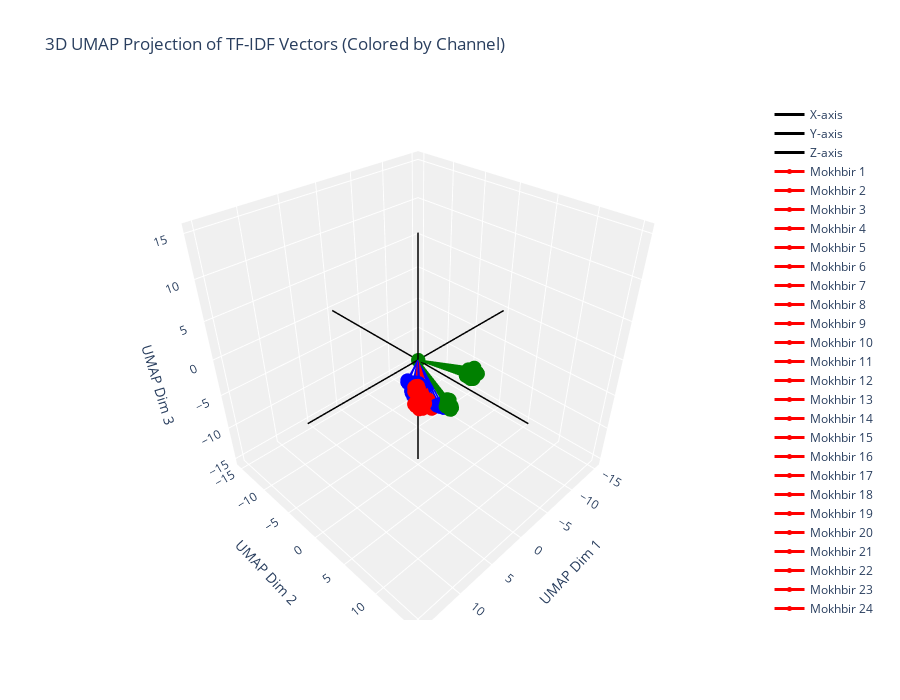

Notebook source saved alongside this figure:
### Code cell
plot_3d_vectors(X_umap, labels=labels, colors=colors, title="3D UMAP Projection of TF-IDF Vectors (Colored by Channel)")

### Figure 1 — Plotly figure (JSON) as saved in the notebook; plotly's stock layout.template omitted (floating-point values rounded to 4 significant figures)
{"data": [{"line": {"color": "black", "width": 3}, "mode": "lines", "name": "X-axis", "type": "scatter3d", "x": [-15.09, 15.09], "y": [0, 0], "z": [0, 0]}, {"line": {"color": "black", "width": 3}, "mode": "lines", "name": "Y-axis", "type": "scatter3d", "x": [0, 0], "y": [-15.09, 15.09], "z": [0, 0]}, {"line": {"color": "black", "width": 3}, "mode": "lines", "name": "Z-axis", "type": "scatter3d", "x": [0, 0], "y": [0, 0], "z": [-15.09, 15.09]}, {"line": {"color": "red", "width": 3}, "marker": {"color": "red", "size": 5}, "mode": "lines+markers", "name": "Mokhbir 1", "type": "scatter3d", "x": [0, 9.775], "y": [0, 10.05], "z": [0, 5.631]}, {"line": {"color": "red", "width": 3}, "marker": {"color": "red", "size": 5}, "mode": "lines+markers", "name": "Mokhbir 2", "type": "scatter3d", "x": [0, 10.66], "y": [0, 10.18], "z": [0, 5.777]}, {"line": {"color": "red", "width": 3}, "marker": {"color": "red", "size": 5}, "mode": "lines+markers", "name": "Mokhbir 3", "type": "scatter3d", "x": [0, 8.365], "y": [0, 8.181], "z": [0, 4.723]}, {"line": {"color": "red", "width": 3}, "marker": {"color": "red", "size": 5}, "mode": "lines+markers", "name": "Mokhbir 4", "type": "scatter3d", "x": [0, 10.5], "y": [0, 10.62], "z": [0, 5.524]}, {"line": {"color": "red", "width": 3}, "marker": {"color": "red", "size": 5}, "mode": "lines+markers", "name": "Mokhbir 5", "type": "scatter3d", "x": [0, 9.178], "y": [0, 10.24], "z": [0, 5.226]}, {"line": {"color": "red", "width": 3}, "marker": {"color": "red", "size": 5}, "mode": "lines+markers", "name": "Mokhbir 6", "type": "scatter3d", "x": [0, 7.648], "y": [0, 7.152], "z": [0, 4.298]}, {"line": {"color": "red", "width": 3}, "marker": {"color": "red", "size": 5}, "mode": "lines+markers", "name": "Mokhbir 7", "type": "scatter3d", "x": [0, 9.208], "y": [0, 10.69], "z": [0, 5.209]}, {"line": {"color": "red", "width": 3}, "marker": {"color": "red", "size": 5}, "mode": "lines+markers", "name": "Mokhbir 8", "type": "scatter3d", "x": [0, 9.058], "y": [0, 10.63], "z": [0, 5.074]}, {"line": {"color": "red", "width": 3}, "marker": {"color": "red", "size": 5}, "mode": "lines+markers", "name": "Mokhbir 9", "type": "scatter3d", "x": [0, 7.982], "y": [0, 7.485], "z": [0, 4.163]}, {"line": {"color": "red", "width": 3}, "marker": {"color": "red", "size": 5}, "mode": "lines+markers", "name": "Mokhbir 10", "type": "scatter3d", "x": [0, 7.185], "y": [0, 7.12], "z": [0, 4.188]}, {"line": {"color": "red", "width": 3}, "marker": {"color": "red", "size": 5}, "mode": "lines+markers", "name": "Mokhbir 11", "type": "scatter3d", "x": [0, 7.554], "y": [0, 7.531], "z": [0, 4.001]}, {"line": {"color": "red", "width": 3}, "marker": {"color": "red", "size": 5}, "mode": "lines+markers", "name": "Mokhbir 12", "type": "scatter3d", "x": [0, 9.334], "y": [0, 11.14], "z": [0, 5.341]}, {"line": {"color": "red", "width": 3}, "marker": {"color": "red", "size": 5}, "mode": "lines+markers", "name": "Mokhbir 13", "type": "scatter3d", "x": [0, 7.641], "y": [0, 8.017], "z": [0, 3.791]}, {"line": {"color": "red", "width": 3}, "marker": {"color": "red", "size": 5}, "mode": "lines+markers", "name": "Mokhbir 14", "type": "scatter3d", "x": [0, 10.05], "y": [0, 10.46], "z": [0, 5.66]}, {"line": {"color": "red", "width": 3}, "marker": {"color": "red", "size": 5}, "mode": "lines+markers", "name": "Mokhbir 15", "type": "scatter3d", "x": [0, 9.597], "y": [0, 10.6], "z": [0, 5.235]}, {"line": {"color": "red", "width": 3}, "marker": {"color": "red", "size": 5}, "mode": "lines+markers", "name": "Mokhbir 16", "type": "scatter3d", "x": [0, 7.202], "y": [0, 7.268], "z": [0, 3.961]}, {"line": {"color": "red", "width": 3}, "marker": {"color": "red", "size": 5}, "mode": "lines+markers", "name": "Mokhbir 17", "type": "scatter3d", "x": [0, 7.854], "y": [0, 7.723], "z": [0, 4.582]}, {"line": {"color": "red", "width": 3}, "marker": {"color": "red", "size": 5}, "mode": "lines+markers", "name": "Mokhbir 18", "type": "scatter3d", "x": [0, 10.49], "y": [0, 10.59], "z": [0, 5.372]}, {"line": {"color": "red", "width": 3}, "marker": {"color": "red", "size": 5}, "mode": "lines+markers", "name": "Mokhbir 19", "type": "scatter3d", "x": [0, 8.138], "y": [0, 7.685], "z": [0, 4.459]}, {"line": {"color": "red", "width": 3}, "marker": {"color": "red", "size": 5}, "mode": "lines+markers", "name": "Mokhbir 20", "type": "scatter3d", "x": [0, 10.76], "y": [0, 10.44], "z": [0, 5.802]}, {"line": {"color": "red", "width": 3}, "marker": {"color": "red", "size": 5}, "mode": "lines+markers", "name": "Mokhbir 21", "type": "scatter3d", "x": [0, 9.237], "y": [0, 10.91], "z": [0, 4.878]}, {"line": {"color": "red", "width": 3}, "marker": {"color": "red", "size": 5}, "mode": "lines+markers", "name": "Mokhbir 22", "type": "scatter3d", "x": [0, 9.128], "y": [0, 10.75], "z": [0, 4.913]}, {"line": {"color": "red", "width": 3}, "marker": {"color": "red", "size": 5}, "mode": "lines+markers", "name": "Mokhbir 23", "type": "scatter3d", "x": [0, 8.09], "y": [0, 7.929], "z": [0, 4.411]}, {"line": {"color": "red", "width": 3}, "marker": {"color": "red", "size": 5}, "mode": "lines+markers", "name": "Mokhbir 24", "type": "scatter3d", "x": [0, 9.852], "y": [0, 10.66], "z": [0, 5.673]}, {"line": {"color": "red", "width": 3}, "marker": {"color": "red", "size": 5}, "mode": "lines+markers", "name": "Mokhbir 25", "type": "scatter3d", "x": [0, 9.058], "y": [0, 10.25], "z": [0, 5.215]}, {"line": {"color": "red", "width": 3}, "marker": {"color": "red", "size": 5}, "mode": "lines+markers", "name": "Mokhbir 26", "type": "scatter3d", "x": [0, 10.66], "y": [0, 10.38], "z": [0, 5.901]}, {"line": {"color": "red", "width": 3}, "marker": {"color": "red", "size": 5}, "mode": "lines+markers", "name": "Mokhbir 27", "type": "scatter3d", "x": [0, 10.11], "y": [0, 10.37], "z": [0, 5.762]}, {"line": {"color": "red", "width": 3}, "marker": {"color": "red", "size": 5}, "mode": "lines+markers", "name": "Mokhbir 28", "type": "scatter3d", "x": [0, 9.392], "y": [0, 10.19], "z": [0, 5.58]}, {"line": {"color": "red", "width": 3}, "marker": {"color": "red", "size": 5}, "mode": "lines+markers", "name": "Mokhbir 29", "type": "scatter3d", "x": [0, 8.293], "y": [0, 8.137], "z": [0, 4.621]}, {"line": {"color": "red", "width": 3}, "marker": {"color": "red", "size": 5}, "mode": "lines+markers", "name": "Mokhbir 30", "type": "scatter3d", "x": [0, 9.074], "y": [0, 9.913], "z": [0, 5.069]}, {"line": {"color": "red", "width": 3}, "marker": {"color": "red", "size": 5}, "mode": "lines+markers", "name": "Mokhbir 31", "type": "scatter3d", "x": [0, 10.18], "y": [0, 10.63], "z": [0, 5.753]}, {"line": {"color": "red", "width": 3}, "marker": {"color": "red", "size": 5}, "mode": "lines+markers", "name": "Mokhbir 32", "type": "scatter3d", "x": [0, 10.37], "y": [0, 10.72], "z": [0, 5.852]}, {"line": {"color": "red", "width": 3}, "marker": {"color": "red", "size": 5}, "mode": "lines+markers", "name": "Mokhbir 33", "type": "scatter3d", "x": [0, 7.616], "y": [0, 7.303], "z": [0, 4.504]}, {"line": {"color": "red", "width": 3}, "marker": {"color": "red", "size": 5}, "mode": "lines+markers", "name": "Mokhbir 34", "type": "scatter3d", "x": [0, 10.59], "y": [0, 10.29], "z": [0, 5.967]}, {"line": {"color": "red", "width": 3}, "marker": {"color": "red", "size": 5}, "mode": "lines+markers", "name": "Mokhbir 35", "type": "scatter3d", "x": [0, 9.226], "y": [0, 10.46], "z": [0, 5.012]}, {"line": {"color": "red", "width": 3}, "marker": {"color": "red", "size": 5}, "mode": "lines+markers", "name": "Mokhbir 36", "type": "scatter3d", "x": [0, 9.656], "y": [0, 9.792], "z": [0, 5.431]}, {"line": {"color": "red", "width": 3}, "marker": {"color": "red", "size": 5}, "mode": "lines+markers", "name": "Mokhbir 37", "type": "scatter3d", "x": [0, 9.62], "y": [0, 10.43], "z": [0, 5.393]}, {"line": {"color": "red", "width": 3}, "marker": {"color": "red", "size": 5}, "mode": "lines+markers", "name": "Mokhbir 38", "type": "scatter3d", "x": [0, 10.71], "y": [0, 10.3], "z": [0, 5.976]}, {"line": {"color": "red", "width": 3}, "marker": {"color": "red", "size": 5}, "mode": "lines+markers", "name": "Mokhbir 39", "type": "scatter3d", "x": [0, 8.972], "y": [0, 10.5], "z": [0, 5.015]}, {"line": {"color": "red", "width": 3}, "marker": {"color": "red", "size": 5}, "mode": "lines+markers", "name": "Mokhbir 40", "type": "scatter3d", "x": [0, 7.82], "y": [0, 7.503], "z": [0, 4.597]}, {"line": {"color": "red", "width": 3}, "marker": {"color": "red", "size": 5}, "mode": "lines+markers", "name": "Mokhbir 41", "type": "scatter3d", "x": [0, 7.925], "y": [0, 7.762], "z": [0, 4.636]}, {"line": {"color": "red", "width": 3}, "marker": {"color": "red", "size": 5}, "mode": "lines+markers", "name": "Mokhbir 42", "type": "scatter3d", "x": [0, 9.274], "y": [0, 9.62], "z": [0, 5.188]}, {"line": {"color": "red", "width": 3}, "marker": {"color": "red", "size": 5}, "mode": "lines+markers", "name": "Mokhbir 43", "type": "scatter3d", "x": [0, 9.104], "y": [0, 9.709], "z": [0, 5.264]}, {"line": {"color": "red", "width": 3}, "marker": {"color": "red", "size": 5}, "mode": "lines+markers", "name": "Mokhbir 44", "type": "scatter3d", "x": [0, 10.27], "y": [0, 10.78], "z": [0, 5.399]}, {"line": {"color": "red", "width": 3}, "marker": {"color": "red", "size": 5}, "mode": "lines+markers", "name": "Mokhbir 45", "type": "scatter3d", "x": [0, 10.47], "y": [0, 10.44], "z": [0, 5.587]}, {"line": {"color": "red", "width": 3}, "marker": {"color": "red", "size": 5}, "mode": "lines+markers", "name": "Mokhbir 46", "type": "scatter3d", "x": [0, 9.703], "y": [0, 10.57], "z": [0, 5.31]}, {"line": {"color": "red", "width": 3}, "marker": {"color": "red", "size": 5}, "mode": "lines+markers", "name": "Mokhbir 47", "type": "scatter3d", "x": [0, 10.35], "y": [0, 10.16], "z": [0, 5.73]}, {"line": {"color": "red", "width": 3}, "marker": {"color": "red", "size": 5}, "mode": "lines+markers", "name": "Mokhbir 48", "type": "scatter3d", "x": [0, 9.752], "y": [0, 9.721], "z": [0, 5.448]}, {"line": {"color": "red", "width": 3}, "marker": {"color": "red", "size": 5}, "mode": "lines+markers", "name": "Mokhbir 49", "type": "scatter3d", "x": [0, 10.1], "y": [0, 10.74], "z": [0, 5.835]}, {"line": {"color": "red", "width": 3}, "marker": {"color": "red", "size": 5}, "mode": "lines+markers", "name": "Mokhbir 50", "type": "scatter3d", "x": [0, 9.077], "y": [0, 10.3], "z": [0, 5.451]}, {"line": {"color": "blue", "width": 3}, "marker": {"color": "blue", "size": 5}, "mode": "lines+markers", "name": "Hadaraa 51", "type": "scatter3d", "x": [0, 6.816], "y": [0, 6.856], "z": [0, 3.496]}, {"line": {"color": "blue", "width": 3}, "marker": {"color": "blue", "size": 5}, "mode": "lines+markers", "name": "Hadaraa 52", "type": "scatter3d", "x": [0, 7.008], "y": [0, 6.316], "z": [0, 3.646]}, {"line": {"color": "blue", "width": 3}, "marker": {"color": "blue", "size": 5}, "mode": "lines+markers", "name": "Hadaraa 53", "type": "scatter3d", "x": [0, 6.735], "y": [0, 6.78], "z": [0, 4.084]}, {"line": {"color": "blue", "width": 3}, "marker": {"color": "blue", "size": 5}, "mode": "lines+markers", "name": "Hadaraa 54", "type": "scatter3d", "x": [0, 7.047], "y": [0, 6.501], "z": [0, 2.96]}, {"line": {"color": "blue", "width": 3}, "marker": {"color": "blue", "size": 5}, "mode": "lines+markers", "name": "Hadaraa 55", "type": "scatter3d", "x": [0, 6.756], "y": [0, 6.32], "z": [0, 3.913]}, {"line": {"color": "blue", "width": 3}, "marker": {"color": "blue", "size": 5}, "mode": "lines+markers", "name": "Hadaraa 56", "type": "scatter3d", "x": [0, 6.942], "y": [0, 7.053], "z": [0, 3.354]}, {"line": {"color": "blue", "width": 3}, "marker": {"color": "blue", "size": 5}, "mode": "lines+markers", "name": "Hadaraa 57", "type": "scatter3d", "x": [0, 7.104], "y": [0, 6.416], "z": [0, 3.819]}, {"line": {"color": "blue", "width": 3}, "marker": {"color": "blue", "size": 5}, "mode": "lines+markers", "name": "Hadaraa 58", "type": "scatter3d", "x": [0, 6.736], "y": [0, 6.733], "z": [0, 3.071]}, {"line": {"color": "blue", "width": 3}, "marker": {"color": "blue", "size": 5}, "mode": "lines+markers", "name": "Hadaraa 59", "type": "scatter3d", "x": [0, 6.506], "y": [0, 6.976], "z": [0, 3.779]}, {"line": {"color": "blue", "width": 3}, "marker": {"color": "blue", "size": 5}, "mode": "lines+markers", "name": "Hadaraa 60", "type": "scatter3d", "x": [0, 7.179], "y": [0, 6.814], "z": [0, 3.942]}, {"line": {"color": "blue", "width": 3}, "marker": {"color": "blue", "size": 5}, "mode": "lines+markers", "name": "Hadaraa 61", "type": "scatter3d", "x": [0, 7.287], "y": [0, 6.867], "z": [0, 3.3]}, {"line": {"color": "blue", "width": 3}, "marker": {"color": "blue", "size": 5}, "mode": "lines+markers", "name": "Hadaraa 62", "type": "scatter3d", "x": [0, 6.805], "y": [0, 7.206], "z": [0, 3.148]}, {"line": {"color": "blue", "width": 3}, "marker": {"color": "blue", "size": 5}, "mode": "lines+markers", "name": "Hadaraa 63", "type": "scatter3d", "x": [0, 7.087], "y": [0, 7.06], "z": [0, 3.206]}, {"line": {"color": "blue", "width": 3}, "marker": {"color": "blue", "size": 5}, "mode": "lines+markers", "name": "Hadaraa 64", "type": "scatter3d", "x": [0, 8.945], "y": [0, 11.6], "z": [0, 5.323]}, {"line": {"color": "blue", "width": 3}, "marker": {"color": "blue", "size": 5}, "mode": "lines+markers", "name": "Hadaraa 65", "type": "scatter3d", "x": [0, 7.152], "y": [0, 6.839], "z": [0, 3.424]}, {"line": {"color": "blue", "width": 3}, "marker": {"color": "blue", "size": 5}, "mode": "lines+markers", "name": "Hadaraa 66", "type": "scatter3d", "x": [0, 6.769], "y": [0, 6.452], "z": [0, 3.103]}, {"line": {"color": "blue", "width": 3}, "marker": {"color": "blue", "size": 5}, "mode": "lines+markers", "name": "Hadaraa 67", "type": "scatter3d", "x": [0, 7.389], "y": [0, 6.521], "z": [0, 3.168]}, {"line": {"color": "blue", "width": 3}, "marker": {"color": "blue", "size": 5}, "mode": "lines+markers", "name": "Hadaraa 68", "type": "scatter3d", "x": [0, 7.434], "y": [0, 6.055], "z": [0, 4.133]}, {"line": {"color": "blue", "width": 3}, "marker": {"color": "blue", "size": 5}, "mode": "lines+markers", "name": "Hadaraa 69", "type": "scatter3d", "x": [0, 7.413], "y": [0, 6.015], "z": [0, 4.183]}, {"line": {"color": "blue", "width": 3}, "marker": {"color": "blue", "size": 5}, "mode": "lines+markers", "name": "Hadaraa 70", "type": "scatter3d", "x": [0, 6.837], "y": [0, 6.629], "z": [0, 3.966]}, {"line": {"color": "blue", "width": 3}, "marker": {"color": "blue", "size": 5}, "mode": "lines+markers", "name": "Hadaraa 71", "type": "scatter3d", "x": [0, 6.977], "y": [0, 6.776], "z": [0, 2.831]}, {"line": {"color": "blue", "width": 3}, "marker": {"color": "blue", "size": 5}, "mode": "lines+markers", "name": "Hadaraa 72", "type": "scatter3d", "x": [0, 6.374], "y": [0, 6.643], "z": [0, 3.294]}, {"line": {"color": "blue", "width": 3}, "marker": {"color": "blue", "size": 5}, "mode": "lines+markers", "name": "Hadaraa 73", "type": "scatter3d", "x": [0, 9.076], "y": [0, 11.35], "z": [0, 5.409]}, {"line": {"color": "blue", "width": 3}, "marker": {"color": "blue", "size": 5}, "mode": "lines+markers", "name": "Hadaraa 74", "type": "scatter3d", "x": [0, 7.139], "y": [0, 6.969], "z": [0, 2.936]}, {"line": {"color": "blue", "width": 3}, "marker": {"color": "blue", "size": 5}, "mode": "lines+markers", "name": "Hadaraa 75", "type": "scatter3d", "x": [0, 7.243], "y": [0, 6.669], "z": [0, 2.834]}, {"line": {"color": "blue", "width": 3}, "marker": {"color": "blue", "size": 5}, "mode": "lines+markers", "name": "Hadaraa 76", "type": "scatter3d", "x": [0, 8.901], "y": [0, 11.47], "z": [0, 5.493]}, {"line": {"color": "blue", "width": 3}, "marker": {"color": "blue", "size": 5}, "mode": "lines+markers", "name": "Hadaraa 77", "type": "scatter3d", "x": [0, 6.265], "y": [0, 7.123], "z": [0, 3.434]}, {"line": {"color": "blue", "width": 3}, "marker": {"color": "blue", "size": 5}, "mode": "lines+markers", "name": "Hadaraa 78", "type": "scatter3d", "x": [0, 7.518], "y": [0, 6.085], "z": [0, 4.271]}, {"line": {"color": "blue", "width": 3}, "marker": {"color": "blue", "size": 5}, "mode": "lines+markers", "name": "Hadaraa 79", "type": "scatter3d", "x": [0, 6.741], "y": [0, 6.414], "z": [0, 3.048]}, {"line": {"color": "blue", "width": 3}, "marker": {"color": "blue", "size": 5}, "mode": "lines+markers", "name": "Hadaraa 80", "type": "scatter3d", "x": [0, 7.549], "y": [0, 7.081], "z": [0, 3.202]}, {"line": {"color": "blue", "width": 3}, "marker": {"color": "blue", "size": 5}, "mode": "lines+markers", "name": "Hadaraa 81", "type": "scatter3d", "x": [0, 6.513], "y": [0, 6.348], "z": [0, 3.322]}, {"line": {"color": "blue", "width": 3}, "marker": {"color": "blue", "size": 5}, "mode": "lines+markers", "name": "Hadaraa 82", "type": "scatter3d", "x": [0, 8.749], "y": [0, 11.68], "z": [0, 5.504]}, {"line": {"color": "blue", "width": 3}, "marker": {"color": "blue", "size": 5}, "mode": "lines+markers", "name": "Hadaraa 83", "type": "scatter3d", "x": [0, 6.504], "y": [0, 6.708], "z": [0, 2.938]}, {"line": {"color": "blue", "width": 3}, "marker": {"color": "blue", "size": 5}, "mode": "lines+markers", "name": "Hadaraa 84", "type": "scatter3d", "x": [0, 6.708], "y": [0, 6.171], "z": [0, 3.561]}, {"line": {"color": "blue", "width": 3}, "marker": {"color": "blue", "size": 5}, "mode": "lines+markers", "name": "Hadaraa 85", "type": "scatter3d", "x": [0, 7.384], "y": [0, 6.555], "z": [0, 3.244]}, {"line": {"color": "blue", "width": 3}, "marker": {"color": "blue", "size": 5}, "mode": "lines+markers", "name": "Hadaraa 86", "type": "scatter3d", "x": [0, 8.63], "y": [0, 11.77], "z": [0, 5.124]}, {"line": {"color": "blue", "width": 3}, "marker": {"color": "blue", "size": 5}, "mode": "lines+markers", "name": "Hadaraa 87", "type": "scatter3d", "x": [0, 7.394], "y": [0, 6.98], "z": [0, 3.574]}, {"line": {"color": "blue", "width": 3}, "marker": {"color": "blue", "size": 5}, "mode": "lines+markers", "name": "Hadaraa 88", "type": "scatter3d", "x": [0, 7.23], "y": [0, 6.526], "z": [0, 3.579]}, {"line": {"color": "blue", "width": 3}, "marker": {"color": "blue", "size": 5}, "mode": "lines+markers", "name": "Hadaraa 89", "type": "scatter3d", "x": [0, 6.541], "y": [0, 6.285], "z": [0, 2.932]}, {"line": {"color": "blue", "width": 3}, "marker": {"color": "blue", "size": 5}, "mode": "lines+markers", "name": "Hadaraa 90", "type": "scatter3d", "x": [0, 7.365], "y": [0, 5.932], "z": [0, 4.295]}, {"line": {"color": "blue", "width": 3}, "marker": {"color": "blue", "size": 5}, "mode": "lines+markers", "name": "Hadaraa 91", "type": "scatter3d", "x": [0, 7.09], "y": [0, 6.819], "z": [0, 3.102]}, {"line": {"color": "blue", "width": 3}, "marker": {"color": "blue", "size": 5}, "mode": "lines+markers", "name": "Hadaraa 92", "type": "scatter3d", "x": [0, 6.68], "y": [0, 6.919], "z": [0, 3.931]}, {"line": {"color": "blue", "width": 3}, "marker": {"color": "blue", "size": 5}, "mode": "lines+markers", "name": "Hadaraa 93", "type": "scatter3d", "x": [0, 7.648], "y": [0, 6.722], "z": [0, 3.633]}, {"line": {"color": "blue", "width": 3}, "marker": {"color": "blue", "size": 5}, "mode": "lines+markers", "name": "Hadaraa 94", "type": "scatter3d", "x": [0, 7.516], "y": [0, 6.696], "z": [0, 3.969]}, {"line": {"color": "blue", "width": 3}, "marker": {"color": "blue", "size": 5}, "mode": "lines+markers", "name": "Hadaraa 95", "type": "scatter3d", "x": [0, 6.768], "y": [0, 7.249], "z": [0, 3.13]}, {"line": {"color": "blue", "width": 3}, "marker": {"color": "blue", "size": 5}, "mode": "lines+markers", "name": "Hadaraa 96", "type": "scatter3d", "x": [0, 6.719], "y": [0, 6.209], "z": [0, 3.857]}, {"line": {"color": "blue", "width": 3}, "marker": {"color": "blue", "size": 5}, "mode": "lines+markers", "name": "Hadaraa 97", "type": "scatter3d", "x": [0, 6.951], "y": [0, 6.847], "z": [0, 4.118]}, {"line": {"color": "blue", "width": 3}, "marker": {"color": "blue", "size": 5}, "mode": "lines+markers", "name": "Hadaraa 98", "type": "scatter3d", "x": [0, 7.4], "y": [0, 6.74], "z": [0, 2.897]}, {"line": {"color": "blue", "width": 3}, "marker": {"color": "blue", "size": 5}, "mode": "lines+markers", "name": "Hadaraa 99", "type": "scatter3d", "x": [0, 6.606], "y": [0, 6.616], "z": [0, 3.529]}, {"line": {"color": "blue", "width": 3}, "marker": {"color": "blue", "size": 5}, "mode": "lines+markers", "name": "Hadaraa 100", "type": "scatter3d", "x": [0, 6.553], "y": [0, 6.165], "z": [0, 3.219]}, {"line": {"color": "green", "width": 3}, "marker": {"color": "green", "size": 5}, "mode": "lines+markers", "name": "Da7ee7 101", "type": "scatter3d", "x": [0, 8.69], "y": [0, 12.07], "z": [0, 5.489]}, {"line": {"color": "green", "width": 3}, "marker": {"color": "green", "size": 5}, "mode": "lines+markers", "name": "Da7ee7 102", "type": "scatter3d", "x": [0, 1.385], "y": [0, 8.969], "z": [0, 3.661]}, {"line": {"color": "green", "width": 3}, "marker": {"color": "green", "size": 5}, "mode": "lines+markers", "name": "Da7ee7 103", "type": "scatter3d", "x": [0, 1.682], "y": [0, 8.436], "z": [0, 3.466]}, {"line": {"color": "green", "width": 3}, "marker": {"color": "green", "size": 5}, "mode": "lines+markers", "name": "Da7ee7 104", "type": "scatter3d", "x": [0, 8.511], "y": [0, 11.97], "z": [0, 5.599]}, {"line": {"color": "green", "width": 3}, "marker": {"color": "green", "size": 5}, "mode": "lines+markers", "name": "Da7ee7 105", "type": "scatter3d", "x": [0, 8.45], "y": [0, 12.03], "z": [0, 5.703]}, {"line": {"color": "green", "width": 3}, "marker": {"color": "green", "size": 5}, "mode": "lines+markers", "name": "Da7ee7 106", "type": "scatter3d", "x": [0, 1.535], "y": [0, 8.971], "z": [0, 3.877]}, {"line": {"color": "green", "width": 3}, "marker": {"color": "green", "size": 5}, "mode": "lines+markers", "name": "Da7ee7 107", "type": "scatter3d", "x": [0, 1.624], "y": [0, 8.597], "z": [0, 3.062]}, {"line": {"color": "green", "width": 3}, "marker": {"color": "green", "size": 5}, "mode": "lines+markers", "name": "Da7ee7 108", "type": "scatter3d", "x": [0, 1.757], "y": [0, 9.271], "z": [0, 3.64]}, {"line": {"color": "green", "width": 3}, "marker": {"color": "green", "size": 5}, "mode": "lines+markers", "name": "Da7ee7 109", "type": "scatter3d", "x": [0, 8.587], "y": [0, 12.14], "z": [0, 5.798]}, {"line": {"color": "green", "width": 3}, "marker": {"color": "green", "size": 5}, "mode": "lines+markers", "name": "Da7ee7 110", "type": "scatter3d", "x": [0, 8.325], "y": [0, 12.13], "z": [0, 5.826]}, {"line": {"color": "green", "width": 3}, "marker": {"color": "green", "size": 5}, "mode": "lines+markers", "name": "Da7ee7 111", "type": "scatter3d", "x": [0, 8.242], "y": [0, 12.05], "z": [0, 5.928]}, {"line": {"color": "green", "width": 3}, "marker": {"color": "green", "size": 5}, "mode": "lines+markers", "name": "Da7ee7 112", "type": "scatter3d", "x": [0, 8.416], "y": [0, 12.51], "z": [0, 5.428]}, {"line": {"color": "green", "width": 3}, "marker": {"color": "green", "size": 5}, "mode": "lines+markers", "name": "Da7ee7 113", "type": "scatter3d", "x": [0, 8.403], "y": [0, 12.44], "z": [0, 5.575]}, {"line": {"color": "green", "width": 3}, "marker": {"color": "green", "size": 5}, "mode": "lines+markers", "name": "Da7ee7 114", "type": "scatter3d", "x": [0, 8.416], "y": [0, 12.23], "z": [0, 5.784]}, {"line": {"color": "green", "width": 3}, "marker": {"color": "green", "size": 5}, "mode": "lines+markers", "name": "Da7ee7 115", "type": "scatter3d", "x": [0, 1.456], "y": [0, 8.9], "z": [0, 3.669]}, {"line": {"color": "green", "width": 3}, "marker": {"color": "green", "size": 5}, "mode": "lines+markers", "name": "Da7ee7 116", "type": "scatter3d", "x": [0, 1.068], "y": [0, 8.635], "z": [0, 3.746]}, {"line": {"color": "green", "width": 3}, "marker": {"color": "green", "size": 5}, "mode": "lines+markers", "name": "Da7ee7 117", "type": "scatter3d", "x": [0, 1.274], "y": [0, 9.182], "z": [0, 3.438]}, {"line": {"color": "green", "width": 3}, "marker": {"color": "green", "size": 5}, "mode": "lines+markers", "name": "Da7ee7 118", "type": "scatter3d", "x": [0, 1.891], "y": [0, 8.66], "z": [0, 3.739]}, {"line": {"color": "green", "width": 3}, "marker": {"color": "green", "size": 5}, "mode": "lines+markers", "name": "Da7ee7 119", "type": "scatter3d", "x": [0, 1.355], "y": [0, 8.618], "z": [0, 3.076]}, {"line": {"color": "green", "width": 3}, "marker": {"color": "green", "size": 5}, "mode": "lines+markers", "name": "Da7ee7 120", "type": "scatter3d", "x": [0, 1.425], "y": [0, 8.889], "z": [0, 4.025]}, {"line": {"color": "green", "width": 3}, "marker": {"color": "green", "size": 5}, "mode": "lines+markers", "name": "Da7ee7 121", "type": "scatter3d", "x": [0, 1.353], "y": [0, 8.836], "z": [0, 3.602]}, {"line": {"color": "green", "width": 3}, "marker": {"color": "green", "size": 5}, "mode": "lines+markers", "name": "Da7ee7 122", "type": "scatter3d", "x": [0, 1.137], "y": [0, 8.75], "z": [0, 3.866]}, {"line": {"color": "green", "width": 3}, "marker": {"color": "green", "size": 5}, "mode": "lines+markers", "name": "Da7ee7 123", "type": "scatter3d", "x": [0, 1.417], "y": [0, 8.447], "z": [0, 3.481]}, {"line": {"color": "green", "width": 3}, "marker": {"color": "green", "size": 5}, "mode": "lines+markers", "name": "Da7ee7 124", "type": "scatter3d", "x": [0, 8.599], "y": [0, 12.47], "z": [0, 5.327]}, {"line": {"color": "green", "width": 3}, "marker": {"color": "green", "size": 5}, "mode": "lines+markers", "name": "Da7ee7 125", "type": "scatter3d", "x": [0, 1.252], "y": [0, 8.417], "z": [0, 3.365]}, {"line": {"color": "green", "width": 3}, "marker": {"color": "green", "size": 5}, "mode": "lines+markers", "name": "Da7ee7 126", "type": "scatter3d", "x": [0, 1.708], "y": [0, 8.765], "z": [0, 3.281]}, {"line": {"color": "green", "width": 3}, "marker": {"color": "green", "size": 5}, "mode": "lines+markers", "name": "Da7ee7 127", "type": "scatter3d", "x": [0, 1.859], "y": [0, 8.478], "z": [0, 3.299]}, {"line": {"color": "green", "width": 3}, "marker": {"color": "green", "size": 5}, "mode": "lines+markers", "name": "Da7ee7 128", "type": "scatter3d", "x": [0, 2.01], "y": [0, 8.995], "z": [0, 3.495]}, {"line": {"color": "green", "width": 3}, "marker": {"color": "green", "size": 5}, "mode": "lines+markers", "name": "Da7ee7 129", "type": "scatter3d", "x": [0, 8.5], "y": [0, 12.43], "z": [0, 5.486]}, {"line": {"color": "green", "width": 3}, "marker": {"color": "green", "size": 5}, "mode": "lines+markers", "name": "Da7ee7 130", "type": "scatter3d", "x": [0, 1.197], "y": [0, 9.283], "z": [0, 3.756]}, {"line": {"color": "green", "width": 3}, "marker": {"color": "green", "size": 5}, "mode": "lines+markers", "name": "Da7ee7 131", "type": "scatter3d", "x": [0, 8.499], "y": [0, 12.4], "z": [0, 5.379]}, {"line": {"color": "green", "width": 3}, "marker": {"color": "green", "size": 5}, "mode": "lines+markers", "name": "Da7ee7 132", "type": "scatter3d", "x": [0, 8.312], "y": [0, 11.85], "z": [0, 5.917]}, {"line": {"color": "green", "width": 3}, "marker": {"color": "green", "size": 5}, "mode": "lines+markers", "name": "Da7ee7 133", "type": "scatter3d", "x": [0, 8.393], "y": [0, 11.98], "z": [0, 5.818]}, {"line": {"color": "green", "width": 3}, "marker": {"color": "green", "size": 5}, "mode": "lines+markers", "name": "Da7ee7 134", "type": "scatter3d", "x": [0, 1.775], "y": [0, 8.671], "z": [0, 4.105]}, {"line": {"color": "green", "width": 3}, "marker": {"color": "green", "size": 5}, "mode": "lines+markers", "name": "Da7ee7 135", "type": "scatter3d", "x": [0, 1.6], "y": [0, 8.588], "z": [0, 3.689]}, {"line": {"color": "green", "width": 3}, "marker": {"color": "green", "size": 5}, "mode": "lines+markers", "name": "Da7ee7 136", "type": "scatter3d", "x": [0, 0.9253], "y": [0, 8.813], "z": [0, 3.127]}, {"line": {"color": "green", "width": 3}, "marker": {"color": "green", "size": 5}, "mode": "lines+markers", "name": "Da7ee7 137", "type": "scatter3d", "x": [0, 1.415], "y": [0, 8.463], "z": [0, 3.186]}, {"line": {"color": "green", "width": 3}, "marker": {"color": "green", "size": 5}, "mode": "lines+markers", "name": "Da7ee7 138", "type": "scatter3d", "x": [0, 1.755], "y": [0, 9.002], "z": [0, 3.141]}, {"line": {"color": "green", "width": 3}, "marker": {"color": "green", "size": 5}, "mode": "lines+markers", "name": "Da7ee7 139", "type": "scatter3d", "x": [0, 1.107], "y": [0, 8.588], "z": [0, 3.749]}, {"line": {"color": "green", "width": 3}, "marker": {"color": "green", "size": 5}, "mode": "lines+markers", "name": "Da7ee7 140", "type": "scatter3d", "x": [0, 1.581], "y": [0, 9.178], "z": [0, 3.141]}, {"line": {"color": "green", "width": 3}, "marker": {"color": "green", "size": 5}, "mode": "lines+markers", "name": "Da7ee7 141", "type": "scatter3d", "x": [0, 1.483], "y": [0, 9.195], "z": [0, 3.704]}, {"line": {"color": "green", "width": 3}, "marker": {"color": "green", "size": 5}, "mode": "lines+markers", "name": "Da7ee7 142", "type": "scatter3d", "x": [0, 1.712], "y": [0, 8.643], "z": [0, 3.365]}, {"line": {"color": "green", "width": 3}, "marker": {"color": "green", "size": 5}, "mode": "lines+markers", "name": "Da7ee7 143", "type": "scatter3d", "x": [0, 8.621], "y": [0, 12.58], "z": [0, 5.386]}, {"line": {"color": "green", "width": 3}, "marker": {"color": "green", "size": 5}, "mode": "lines+markers", "name": "Da7ee7 144", "type": "scatter3d", "x": [0, 1.605], "y": [0, 8.946], "z": [0, 3.791]}, {"line": {"color": "green", "width": 3}, "marker": {"color": "green", "size": 5}, "mode": "lines+markers", "name": "Da7ee7 145", "type": "scatter3d", "x": [0, 0.9847], "y": [0, 8.911], "z": [0, 3.307]}, {"line": {"color": "green", "width": 3}, "marker": {"color": "green", "size": 5}, "mode": "lines+markers", "name": "Da7ee7 146", "type": "scatter3d", "x": [0, 1.086], "y": [0, 9.305], "z": [0, 3.576]}, {"line": {"color": "green", "width": 3}, "marker": {"color": "green", "size": 5}, "mode": "lines+markers", "name": "Da7ee7 147", "type": "scatter3d", "x": [0, 1.844], "y": [0, 9.276], "z": [0, 3.629]}, {"line": {"color": "green", "width": 3}, "marker": {"color": "green", "size": 5}, "mode": "lines+markers", "name": "Da7ee7 148", "type": "scatter3d", "x": [0, 1.156], "y": [0, 8.991], "z": [0, 3.235]}, {"line": {"color": "green", "width": 3}, "marker": {"color": "green", "size": 5}, "mode": "lines+markers", "name": "Da7ee7 149", "type": "scatter3d", "x": [0, 1.957], "y": [0, 8.898], "z": [0, 3.51]}, {"line": {"color": "green", "width": 3}, "marker": {"color": "green", "size": 5}, "mode": "lines+markers", "name": "Da7ee7 150", "type": "scatter3d", "x": [0, 0.9281], "y": [0, 8.701], "z": [0, 3.883]}], "layout": {"height": 700, "scene": {"xaxis": {"backgroundcolor": "rgb(240, 240, 240)", "title": {"text": "UMAP Dim 1"}}, "yaxis": {"backgroundcolor": "rgb(240, 240, 240)", "title": {"text": "UMAP Dim 2"}}, "zaxis": {"backgroundcolor": "rgb(240, 240, 240)", "title": {"text": "UMAP Dim 3"}}}, "showlegend": true, "title": {"text": "3D UMAP Projection of TF-IDF Vectors (Colored by Channel)"}, "width": 900}}
